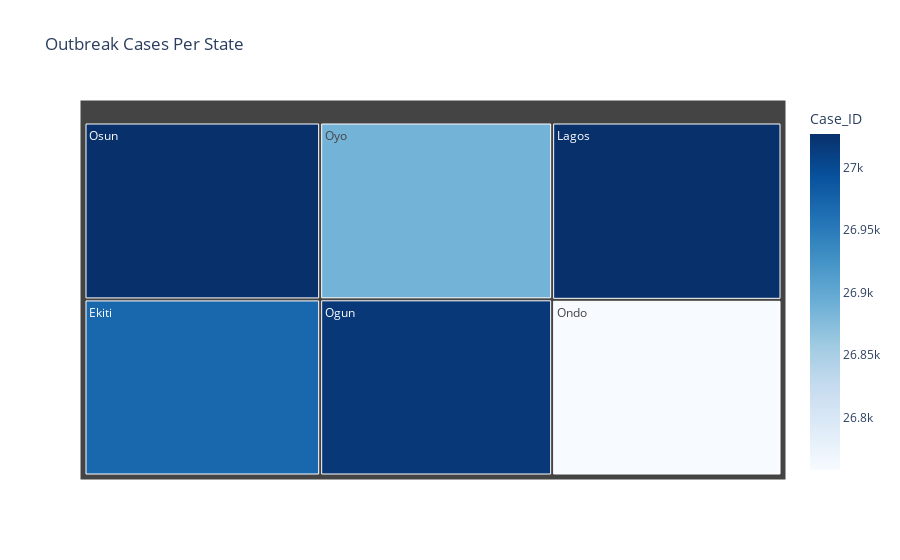

The cell this chart's notebook holds for it:
### Code cell
# State with the highest outbreak cases
highest_cases_state = state_counts.idxmax()
lowest_cases_state = state_counts.idxmin()

# Treemap for cases per state
fig_cases = px.treemap(
    df_merged,
    path=["State"],
    values="Case_ID",
    title="Outbreak Cases Per State",
    color="Case_ID",
    color_continuous_scale="Blues"
)
fig_cases.show()

### Figure 1 — Plotly figure (JSON) as saved in the notebook; plotly's stock layout.template omitted (floating-point values rounded to 4 significant figures)
{"data": [{"branchvalues": "total", "customdata": [[26970.0], [27030.0], [27020.0], [26760.0], [27030.0], [26890.0]], "domain": {"x": [0, 1], "y": [0, 1]}, "hovertemplate": "labels=%{label}<br>Case_ID_sum=%{value}<br>parent=%{parent}<br>id=%{id}<br>Case_ID=%{color}<extra></extra>", "ids": ["Ekiti", "Lagos", "Ogun", "Ondo", "Osun", "Oyo"], "labels": ["Ekiti", "Lagos", "Ogun", "Ondo", "Osun", "Oyo"], "marker": {"coloraxis": "coloraxis", "colors": [26970.0, 27030.0, 27020.0, 26760.0, 27030.0, 26890.0]}, "name": "", "parents": ["", "", "", "", "", ""], "type": "treemap", "values": [137791169, 135037781, 135723881, 133798789, 138450854, 136186779]}], "layout": {"coloraxis": {"colorbar": {"title": {"text": "Case_ID"}}, "colorscale": [[0, "rgb(247,251,255)"], [0.125, "rgb(222,235,247)"], [0.25, "rgb(198,219,239)"], [0.375, "rgb(158,202,225)"], [0.5, "rgb(107,174,214)"], [0.625, "rgb(66,146,198)"], [0.75, "rgb(33,113,181)"], [0.875, "rgb(8,81,156)"], [1, "rgb(8,48,107)"]]}, "legend": {"tracegroupgap": 0}, "title": {"text": "Outbreak Cases Per State"}}}
